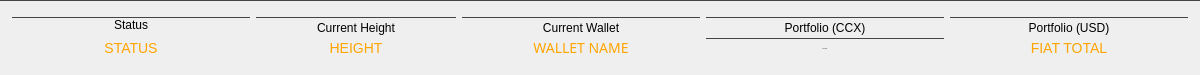
       <widget class="QGroupBox" name="statusBox">
        <property name="sizePolicy">
         <sizepolicy hsizetype="Expanding" vsizetype="Expanding">
          <horstretch>0</horstretch>
          <verstretch>0</verstretch>
         </sizepolicy>
        </property>
        <property name="minimumSize">
         <size>
          <width>1200</width>
          <height>75</height>
         </size>
        </property>
        <property name="maximumSize">
         <size>
          <width>16777215</width>
          <height>75</height>
         </size>
        </property>
        <property name="layoutDirection">
         <enum>Qt::LeftToRight</enum>
        </property>
        <property name="styleSheet">
         <string notr="true">border-top: 1px solid #444;</string>
        </property>
        <property name="title">
         <string/>
        </property>
        <layout class="QGridLayout" name="gridLayout_22">
         <property name="topMargin">
          <number>16</number>
         </property>
         <property name="bottomMargin">
          <number>20</number>
         </property>
         <item row="4" column="0">
          <widget class="QLabel" name="m_statusBox">
           <property name="sizePolicy">
            <sizepolicy hsizetype="Expanding" vsizetype="Expanding">
             <horstretch>0</horstretch>
             <verstretch>0</verstretch>
            </sizepolicy>
           </property>
           <property name="minimumSize">
            <size>
             <width>200</width>
             <height>20</height>
            </size>
           </property>
           <property name="maximumSize">
            <size>
             <width>16777215</width>
             <height>16777215</height>
            </size>
           </property>
           <property name="styleSheet">
            <string notr="true">border:none;
color: orange;
font-size: 14px;</string>
           </property>
           <property name="text">
            <string>STATUS</string>
           </property>
           <property name="alignment">
            <set>Qt::AlignCenter</set>
           </property>
          </widget>
         </item>
         <item row="3" column="5">
          <widget class="QLabel" name="fiatLabel">
           <property name="sizePolicy">
            <sizepolicy hsizetype="Preferred" vsizetype="Expanding">
             <horstretch>0</horstretch>
             <verstretch>0</verstretch>
            </sizepolicy>
           </property>
           <property name="minimumSize">
            <size>
             <width>200</width>
             <height>20</height>
            </size>
           </property>
           <property name="maximumSize">
            <size>
             <width>16777215</width>
             <height>20</height>
            </size>
           </property>
           <property name="styleSheet">
            <string notr="true">border: none;
color: white;
QToolTip { color: #eeeeee; background-color: #000000; border: 0px; padding: 8px;}</string>
           </property>
           <property name="text">
            <string>Portfolio (USD)</string>
           </property>
           <property name="alignment">
            <set>Qt::AlignCenter</set>
           </property>
          </widget>
         </item>
         <item row="4" column="2">
          <widget class="QLabel" name="m_currentWalletTitle">
           <property name="sizePolicy">
            <sizepolicy hsizetype="Expanding" vsizetype="Expanding">
             <horstretch>0</horstretch>
             <verstretch>0</verstretch>
            </sizepolicy>
           </property>
           <property name="minimumSize">
            <size>
             <width>200</width>
             <height>20</height>
            </size>
           </property>
           <property name="maximumSize">
            <size>
             <width>16777215</width>
             <height>16777215</height>
            </size>
           </property>
           <property name="font">
            <font>
             <family>Poppins</family>
             <pointsize>-1</pointsize>
            </font>
           </property>
           <property name="contextMenuPolicy">
            <enum>Qt::CustomContextMenu</enum>
           </property>
           <property name="styleSheet">
            <string notr="true">
border:none;
color: orange;
font-size: 14px;</string>
           </property>
           <property name="text">
            <string>WALLET NAME</string>
           </property>
           <property name="alignment">
            <set>Qt::AlignCenter</set>
           </property>
          </widget>
         </item>
         <item row="4" column="1">
          <widget class="QLabel" name="statusHeight">
           <property name="sizePolicy">
            <sizepolicy hsizetype="Preferred" vsizetype="Expanding">
             <horstretch>0</horstretch>
             <verstretch>0</verstretch>
            </sizepolicy>
           </property>
           <property name="minimumSize">
            <size>
             <width>200</width>
             <height>20</height>
            </size>
           </property>
           <property name="maximumSize">
            <size>
             <width>16777215</width>
             <height>16777215</height>
            </size>
           </property>
           <property name="styleSheet">
            <string notr="true">
border:none;
color: orange;
font-size: 14px;</string>
           </property>
           <property name="text">
            <string>HEIGHT</string>
           </property>
           <property name="alignment">
            <set>Qt::AlignCenter</set>
           </property>
          </widget>
         </item>
         <item row="3" column="1">
          <widget class="QLabel" name="label_15">
           <property name="sizePolicy">
            <sizepolicy hsizetype="Preferred" vsizetype="Expanding">
             <horstretch>0</horstretch>
             <verstretch>0</verstretch>
            </sizepolicy>
           </property>
           <property name="minimumSize">
            <size>
             <width>200</width>
             <height>20</height>
            </size>
           </property>
           <property name="maximumSize">
            <size>
             <width>16777215</width>
             <height>20</height>
            </size>
           </property>
           <property name="styleSheet">
            <string notr="true">border: none;
color: white;
QToolTip { color: #eeeeee; background-color: #000000; border: 0px; padding: 8px;}</string>
           </property>
           <property name="text">
            <string>Current Height</string>
           </property>
           <property name="alignment">
            <set>Qt::AlignCenter</set>
           </property>
          </widget>
         </item>
         <item row="4" column="5">
          <widget class="QLabel" name="fiatTotal">
           <property name="sizePolicy">
            <sizepolicy hsizetype="Expanding" vsizetype="Expanding">
             <horstretch>0</horstretch>
             <verstretch>0</verstretch>
            </sizepolicy>
           </property>
           <property name="minimumSize">
            <size>
             <width>200</width>
             <height>20</height>
            </size>
           </property>
           <property name="maximumSize">
            <size>
             <width>16777215</width>
             <height>16777215</height>
            </size>
           </property>
           <property name="styleSheet">
            <string notr="true">
border:none;
color: orange;
font-size: 14px;</string>
           </property>
           <property name="text">
            <string>FIAT TOTAL</string>
           </property>
           <property name="alignment">
            <set>Qt::AlignCenter</set>
           </property>
          </widget>
         </item>
         <item row="3" column="2">
          <widget class="QLabel" name="label_16">
           <property name="sizePolicy">
            <sizepolicy hsizetype="Preferred" vsizetype="Expanding">
             <horstretch>0</horstretch>
             <verstretch>0</verstretch>
            </sizepolicy>
           </property>
           <property name="minimumSize">
            <size>
             <width>200</width>
             <height>20</height>
            </size>
           </property>
           <property name="maximumSize">
            <size>
             <width>16777215</width>
             <height>20</height>
            </size>
           </property>
           <property name="styleSheet">
            <string notr="true">border: none;
color: white;
QToolTip { color: #eeeeee; background-color: #000000; border: 0px; padding: 8px;}</string>
           </property>
           <property name="text">
            <string>Current Wallet</string>
           </property>
           <property name="alignment">
            <set>Qt::AlignCenter</set>
           </property>
          </widget>
         </item>
         <item row="3" column="4">
          <widget class="QLabel" name="label_13">
           <property name="sizePolicy">
            <sizepolicy hsizetype="Preferred" vsizetype="Expanding">
             <horstretch>0</horstretch>
             <verstretch>0</verstretch>
            </sizepolicy>
           </property>
           <property name="minimumSize">
            <size>
             <width>200</width>
             <height>20</height>
            </size>
           </property>
           <property name="maximumSize">
            <size>
             <width>16777215</width>
             <height>20</height>
            </size>
           </property>
           <property name="styleSheet">
            <string notr="true">border: none;
color: white;
QToolTip { color: #eeeeee; background-color: #000000; border: 0px; padding: 8px;}</string>
           </property>
           <property name="text">
            <string>Portfolio (CCX)</string>
           </property>
           <property name="alignment">
            <set>Qt::AlignCenter</set>
           </property>
          </widget>
         </item>
         <item row="4" column="4">
          <widget class="QLabel" name="ccxTotal">
           <property name="sizePolicy">
            <sizepolicy hsizetype="Expanding" vsizetype="Expanding">
             <horstretch>0</horstretch>
             <verstretch>0</verstretch>
            </sizepolicy>
           </property>
           <property name="minimumSize">
            <size>
             <width>200</width>
             <height>20</height>
            </size>
           </property>
           <property name="maximumSize">
            <size>
             <width>16777215</width>
             <height>16777215</height>
            </size>
           </property>
           <property name="font">
            <font>
             <family>Poppins</family>
             <pointsize>-1</pointsize>
            </font>
           </property>
           <property name="layoutDirection">
            <enum>Qt::LeftToRight</enum>
           </property>
           <property name="styleSheet">
            <string notr="true">
border:none;
color: orange;
font-size: 14px;

QToolTip { color: #eeeeee; background-color: #000000; border: 0px; padding: 8px;}</string>
           </property>
           <property name="text">
            <string>CCX TOTAL</string>
           </property>
           <property name="alignment">
            <set>Qt::AlignCenter</set>
           </property>
          </widget>
         </item>
         <item row="3" column="0">
          <widget class="QLabel" name="label_14">
           <property name="sizePolicy">
            <sizepolicy hsizetype="Preferred" vsizetype="Expanding">
             <horstretch>0</horstretch>
             <verstretch>0</verstretch>
            </sizepolicy>
           </property>
           <property name="minimumSize">
            <size>
             <width>200</width>
             <height>15</height>
            </size>
           </property>
           <property name="maximumSize">
            <size>
             <width>16777215</width>
             <height>20</height>
            </size>
           </property>
           <property name="styleSheet">
            <string notr="true">border: none;
color: white;
QToolTip { color: #eeeeee; background-color: #000000; border: 0px; padding: 8px;}</string>
           </property>
           <property name="text">
            <string>Status</string>
           </property>
           <property name="alignment">
            <set>Qt::AlignCenter</set>
           </property>
          </widget>
         </item>
        </layout>
       </widget>
